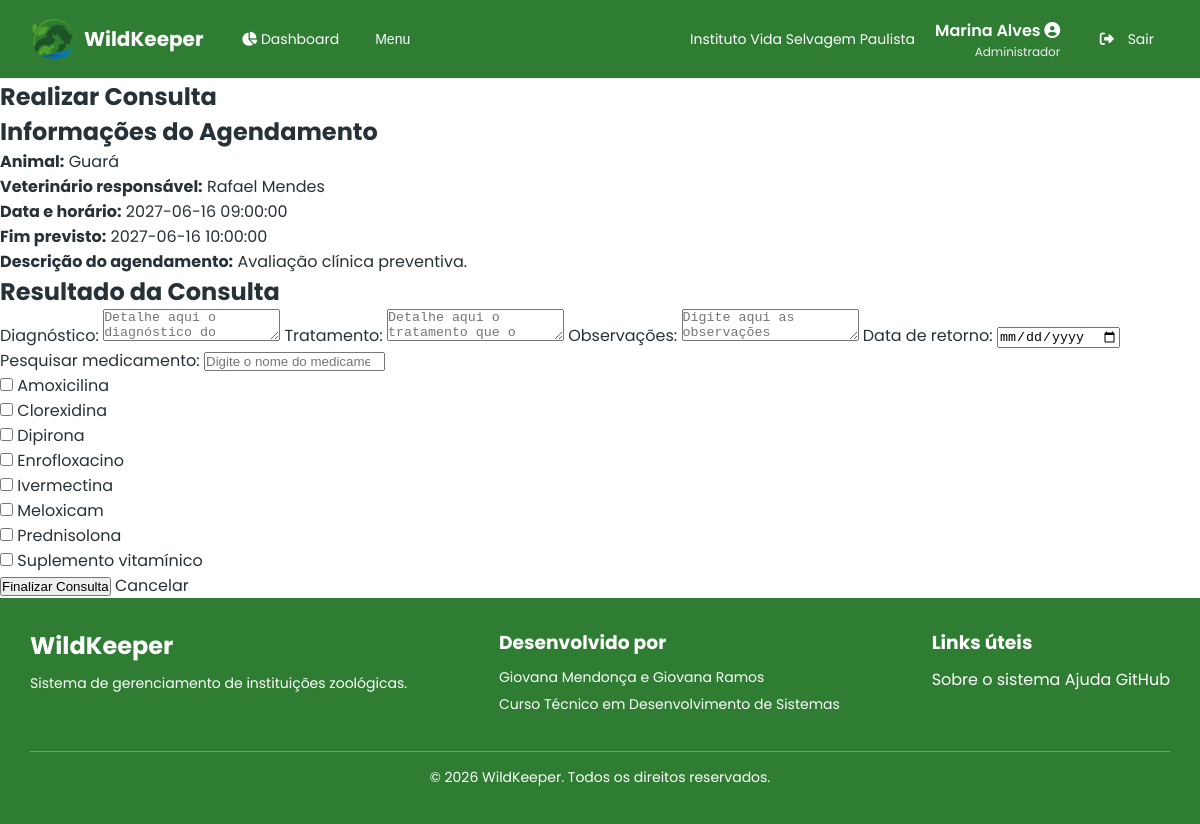
Screenshot of /src/consultas/realizar_consulta.php?evento_id=85 (signed in) with the database file from the repository.
### tables this page shows
CREATE TABLE

    IF NOT EXISTS eventos (

        id INT PRIMARY KEY AUTO_INCREMENT,

        titulo VARCHAR(255) NOT NULL,

        descricao TEXT,

        tipo ENUM (

            'Consulta',

            'Vacinação',
'Manutenção',

            'Transferência',

            'Outro'

        ) NOT NULL,

        data_inicio DATETIME NOT NULL,

        data_fim DATETIME NOT NULL,

        animal_id INT DEFAULT NULL,

        habitat_id INT DEFAULT NULL,

        funcionario_id INT NOT NULL,

        status ENUM (

            'Agendado',

            'Em andamento',

            'Concluído',

            'Cancelado'

        ) NOT NULL DEFAULT 'Agendado',

        instituicao_id INT NOT NULL,

        FOREIGN KEY (animal_id) REFERENCES animais (id),

        FOREIGN KEY (habitat_id) REFERENCES habitats (id),

        FOREIGN KEY (funcionario_id) REFERENCES users (id),

        FOREIGN KEY (instituicao_id) REFERENCES instituicoes (id),
        CONSTRAINT chk_eventos_associacoes CHECK (
            (tipo IN ('Consulta', 'Vacinação') AND animal_id IS NOT NULL)
            OR (tipo = 'Manutenção' AND habitat_id IS NOT NULL)
            OR (tipo = 'Transferência' AND animal_id IS NOT NULL AND habitat_id IS NOT NULL)
            OR (tipo = 'Outro')
        ),

        created_at TIMESTAMP DEFAULT CURRENT_TIMESTAMP,

        updated_at TIMESTAMP DEFAULT CURRENT_TIMESTAMP ON UPDATE CURRENT_TIMESTAMP

    );

CREATE TABLE

    IF NOT EXISTS animais (

        id INT PRIMARY KEY AUTO_INCREMENT,

        nome VARCHAR(100) NOT NULL,

        sexo ENUM ('Masculino', 'Feminino', 'Indeterminado'),

        data_nascimento DATE DEFAULT NULL,

        data_chegada DATE DEFAULT NULL,

        peso DECIMAL(10, 3) NOT NULL,  

        altura DECIMAL(10, 3) NOT NULL,  

        microchip VARCHAR(20) NOT NULL UNIQUE,

        observacoes TEXT,

        especie_id INT NOT NULL,

        habitat_id INT NOT NULL,

        status_id INT NOT NULL,

        saude_status_id INT NOT NULL,

        instituicao_id INT NOT NULL,

        FOREIGN KEY (especie_id) REFERENCES especies (id),

        FOREIGN KEY (habitat_id) REFERENCES habitats (id),

        FOREIGN KEY (status_id) REFERENCES status_animais (id),

        FOREIGN KEY (saude_status_id) REFERENCES saude_status (id),

        FOREIGN KEY (instituicao_id) REFERENCES instituicoes (id),

        created_at TIMESTAMP DEFAULT CURRENT_TIMESTAMP,

        updated_at TIMESTAMP DEFAULT CURRENT_TIMESTAMP ON UPDATE CURRENT_TIMESTAMP

    );

CREATE TABLE

    IF NOT EXISTS users (

        id INT PRIMARY KEY AUTO_INCREMENT,

        nome VARCHAR(100) NOT NULL,

        cpf VARCHAR(14) NOT NULL UNIQUE,

        data_nascimento DATE NOT NULL,

        genero ENUM (

            'Masculino',

            'Feminino',

            'Não-binário',

            'Outro',

            'Prefiro não informar'

        ) NOT NULL,

        telefone VARCHAR(20) NOT NULL UNIQUE,

        email VARCHAR(100) NOT NULL UNIQUE,

        senha_hash VARCHAR(255) NOT NULL,

        cargo_id INT NOT NULL,

        status ENUM ('Ativo', 'Férias', 'Afastado', 'Desligado') DEFAULT 'Ativo',

        instituicao_id INT NOT NULL,

        FOREIGN KEY (cargo_id) REFERENCES cargos (id),

        FOREIGN KEY (instituicao_id) REFERENCES instituicoes (id),

        created_at TIMESTAMP DEFAULT CURRENT_TIMESTAMP,

        updated_at TIMESTAMP DEFAULT CURRENT_TIMESTAMP ON UPDATE CURRENT_TIMESTAMP

    );

CREATE TABLE

    IF NOT EXISTS medicamentos (

        id INT PRIMARY KEY AUTO_INCREMENT,

        nome VARCHAR(50) NOT NULL,

        descricao TEXT NOT NULL,

        fabricante VARCHAR(50) NOT NULL,

        estoque INT NOT NULL,  

        lote VARCHAR(50) NOT NULL,

        vencimento DATE NOT NULL,

        instituicao_id INT NOT NULL,

        FOREIGN KEY (instituicao_id) REFERENCES instituicoes (id),

        created_at TIMESTAMP DEFAULT CURRENT_TIMESTAMP,

        updated_at TIMESTAMP DEFAULT CURRENT_TIMESTAMP ON UPDATE CURRENT_TIMESTAMP

    );

### src/consultas/realizar_consulta.php (the view, shortened to what this page needs)
<?php
include "../includes/autenticacao.php";
$instituicao_id = $_SESSION['instituicao_id'];
$eventoId = trim($_GET['evento_id'] ?? '');
$sql = "SELECT
    eventos.id,
    eventos.titulo,
    eventos.descricao,
    eventos.data_inicio,
    eventos.data_fim,
    eventos.status,
    animais.id AS animal_id,
    animais.nome AS animal_nome,
    users.id AS funcionario_id,
    users.nome AS funcionario_nome
FROM eventos
INNER JOIN animais ON eventos.animal_id = animais.id
INNER JOIN users ON eventos.funcionario_id = users.id
WHERE eventos.id = ?
AND eventos.tipo = 'Consulta'
AND eventos.instituicao_id = ?";
$stmt = $conexao->prepare($sql);
$stmt->bind_param("ii", $eventoId, $instituicao_id);
$stmt->execute();
$result = $stmt->get_result();
$evento = $result->fetch_assoc();
$sqlMedicamentos = "SELECT id, nome
FROM medicamentos
WHERE instituicao_id = ?
ORDER BY nome";
$stmtMedicamentos = $conexao->prepare($sqlMedicamentos);
$stmtMedicamentos->bind_param("i", $instituicao_id);
$stmtMedicamentos->execute();
$resultMedicamentos = $stmtMedicamentos->get_result();
$medicamentosDisponiveis = $resultMedicamentos->fetch_all(MYSQLI_ASSOC);
?>
<!DOCTYPE html>
<html lang="pt-BR">
<head>
    <link rel="stylesheet" href="../../assets/css/reset.css">
    <link rel="stylesheet" href="../../assets/css/dashboard_global.css">
    <link rel="stylesheet" href="https://cdnjs.cloudflare.com/ajax/libs/font-awesome/6.7.2/css/all.min.css">
</head>
<body>
    <?php include "../includes/dashboard-header.php" ?>
    <main>
        <section>
            <h1>Realizar Consulta</h1>
            <article>
                <h2>Informações do Agendamento</h2>
                <p>
                    <strong>Animal:</strong>
                    <?= htmlspecialchars($evento['animal_nome']) ?>
                </p>
                <p>
                    <strong>Veterinário responsável:</strong>
                    <?= htmlspecialchars($evento['funcionario_nome']) ?>
                </p>
                <p>
                    <strong>Data e horário:</strong>
                    <?= htmlspecialchars($evento['data_inicio']) ?>
                </p>
                <?php if (!empty($evento['data_fim'])): ?>
                    <p>
                        <strong>Fim previsto:</strong>
                        <?= htmlspecialchars($evento['data_fim']) ?>
                    </p>
                <?php endif; ?>
                <?php if (!empty($evento['descricao'])): ?>
                    <p>
                        <strong>Descrição do agendamento:</strong>
                        <?= nl2br(htmlspecialchars($evento['descricao'])) ?>
                    </p>
                <?php endif; ?>
            </article>
            <article>
                <h2>Resultado da Consulta</h2>
                <form action="salvar_consulta.php" method="POST">
                    <label for="diagnostico">Diagnóstico:</label>
                    <textarea name="diagnostico" id="diagnostico" placeholder="Detalhe aqui o diagnóstico do paciente" required></textarea>
                    <label for="tratamento">Tratamento:</label>
                    <textarea name="tratamento" id="tratamento" placeholder="Detalhe aqui o tratamento que o paciente precisa" required></textarea>
                    <label for="observacoes">Observações:</label>
                    <textarea name="observacoes" id="observacoes" placeholder="Digite aqui as observações"></textarea>
                    <label for="data_retorno">Data de retorno:</label>
                    <input type="date" name="data_retorno" id="data_retorno">
                    <label for="pesquisa-medicamento">Pesquisar medicamento:</label>
                    <input type="search" id="pesquisa-medicamento" placeholder="Digite o nome do medicamento...">
                    <div id="lista-medicamentos">
                        <?php foreach ($medicamentosDisponiveis as $medicamento): ?>
                            <article class="medicamento-item" data-nome="<?= htmlspecialchars(mb_strtolower($medicamento['nome'])) ?>">
                                <label>
                                    <input type="checkbox" class="medicamento-checkbox" name="medicamentos[<?= $medicamento['id'] ?>][selecionado]" value="1">
                                    <?= htmlspecialchars($medicamento['nome']) ?>
                                </label>
                            </article>
                        <?php endforeach; ?>
                    </div>
                    <button type="submit">Finalizar Consulta</button>
                    <a href="index.php">Cancelar</a>
                </form>
            </article>
        </section>
    </main>
    <?php include "../includes/dashboard-footer.php" ?>
</body>
</html>

### rows the page displays
eventos: animal.nome "Guará", funcionario.nome "Rafael Mendes", data_inicio "2027-06-16 09:00:00", data_fim "2027-06-16 10:00:00", descricao "Avaliação clínica preventiva."
medicamentos: nome "Amoxicilina"
medicamentos: nome "Clorexidina"
medicamentos: nome "Dipirona"
medicamentos: nome "Enrofloxacino"
medicamentos: nome "Ivermectina"
medicamentos: nome "Meloxicam"
medicamentos: nome "Prednisolona"
medicamentos: nome "Suplemento vitamínico"

### other values shown
$_SESSION['instituicao_nome'] "Instituto Vida Selvagem Paulista"
$_SESSION['nome'] "Marina Alves"
$_SESSION['cargo_nome'] "Administrador"
